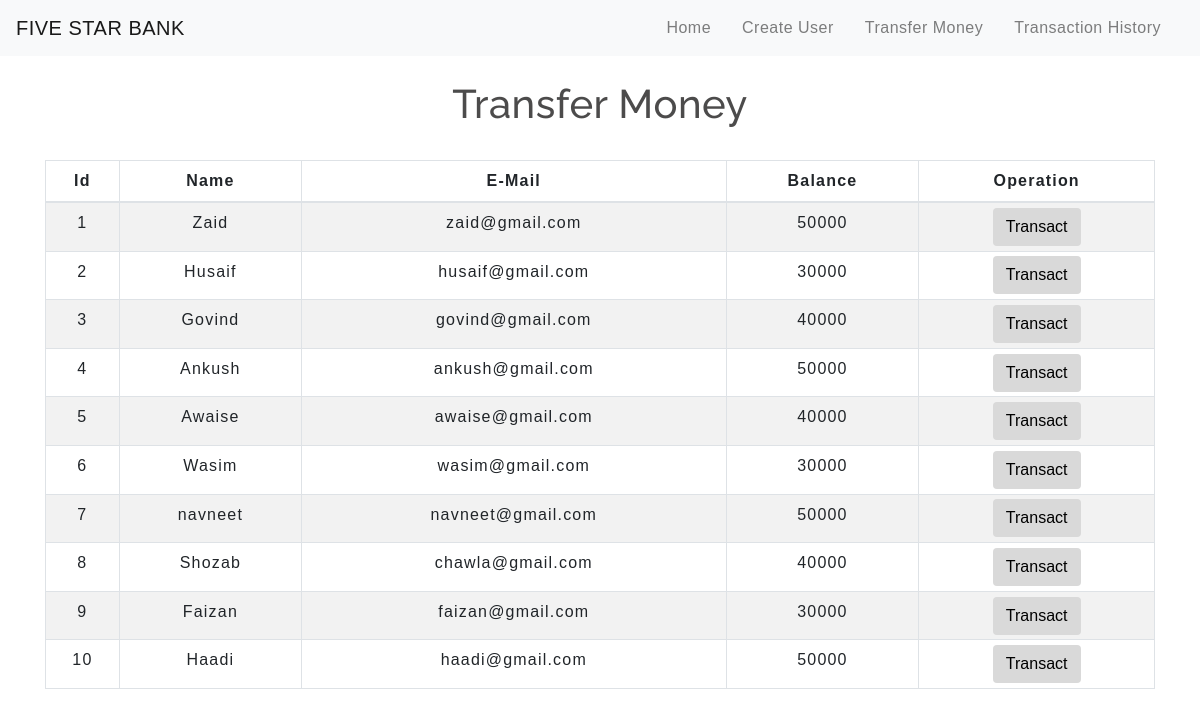
The app's page /transfermoney.php with its own data.
### tables this page shows
CREATE TABLE `users` (
  `id` int(3) NOT NULL,
  `name` text NOT NULL,
  `email` varchar(30) NOT NULL,
  `balance` int(8) NOT NULL
);

### transfermoney.php (the view, shortened to what this page needs)
<!DOCTYPE html>
<html lang="en">
<head>
    <link rel="stylesheet" href="https://maxcdn.bootstrapcdn.com/bootstrap/4.0.0/css/bootstrap.min.css">
    <link rel="stylesheet" type="text/css" href="css/table.css">
    <link rel="stylesheet" type="text/css" href="css/navbar.css">
</head>
<body>
<?php
    include 'config.php';
    $sql = "SELECT * FROM users";
    $result = mysqli_query($conn,$sql);
?>
<?php
  include 'navbar.php';
?>
<div class="container">
        <h2 class="text-center pt-4">Transfer Money</h2>
        <br>
            <div class="row">
                <div class="col">
                    <div class="table-responsive-sm">
                    <table class="table table-hover table-sm table-striped table-condensed table-bordered">
                        <thead>
                            <tr>
                            <th scope="col" class="text-center py-2">Id</th>
                            <th scope="col" class="text-center py-2">Name</th>
                            <th scope="col" class="text-center py-2">E-Mail</th>
                            <th scope="col" class="text-center py-2">Balance</th>
                            <th scope="col" class="text-center py-2">Operation</th>
                            </tr>
                        </thead>
                        <tbody>
                <?php
                    while($rows=mysqli_fetch_assoc($result)){
                ?>
                    <tr>
                        <td class="py-2"><?php echo $rows['id'] ?></td>
                        <td class="py-2"><?php echo $rows['name']?></td>
                        <td class="py-2"><?php echo $rows['email']?></td>
                        <td class="py-2"><?php echo $rows['balance']?></td>
                        <td><a href="selecteduserdetail.php?id= <?php echo $rows['id'] ;?>"> <button type="button" class="btn">Transact</button></a></td>
                    </tr>
                <?php
                    }
                ?>
                        </tbody>
                    </table>
                    </div>
                </div>
            </div>
         </div>
</body>
</html>

### navbar.php (shortened to what this page needs)
<nav class="navbar navbar-expand-md navbar-light bg-light">
<a class="navbar-brand" href="index.php">FIVE STAR BANK</a>
<div class="collapse navbar-collapse" id="collapsibleNavbar">
      <ul class="navbar-nav ml-auto">
        <li class="nav-item">
          <a class="nav-link" href="index.php">Home</a>
        </li>
        <li class="nav-item">
          <a class="nav-link" href="createuser.php">Create User</a>
        </li>
        <li class="nav-item">
          <a class="nav-link" href="transfermoney.php">Transfer Money</a>
        </li>
        <li class="nav-item">
          <a class="nav-link" href="transactionhistory.php">Transaction History</a>
        </li>
    </div>
 </nav>

### css/table.css (style rules this page uses)
* { padding: 0; margin: 0; box-sizing: border-box; font-family: sans-serif; }
h2 { font-size: 40px; }
table { letter-spacing: 1.2px; }
td { text-align: center; }
button { border:none; background: #d9d9d9; transition: 1s; }

### css/navbar.css (style rules this page uses)
.nav-link { margin-right: 15px; color:#2F363F; letter-spacing: 0.5px; transition: 0.5s; }
.navbar-brand { color: #4C4B4B; letter-spacing: 0.5px; }
h2 { color: #4C4B4B; letter-spacing: 0.5px; font-family: raleway; }

### transfermoney.php (style rules this page uses)
button { transition: 1.5s; }

### records on screen
users: id "1", name "Zaid", email "zaid@gmail.com", balance "50000"
users: id "2", name "Husaif", email "husaif@gmail.com", balance "30000"
users: id "3", name "Govind", email "govind@gmail.com", balance "40000"
users: id "4", name "Ankush", email "ankush@gmail.com", balance "50000"
users: id "5", name "Awaise", email "awaise@gmail.com", balance "40000"
users: id "6", name "Wasim", email "wasim@gmail.com", balance "30000"
users: id "7", name "navneet", email "navneet@gmail.com", balance "50000"
users: id "8", name "Shozab", email "chawla@gmail.com", balance "40000"
users: id "9", name "Faizan", email "faizan@gmail.com", balance "30000"
users: id "10", name "Haadi", email "haadi@gmail.com", balance "50000"
